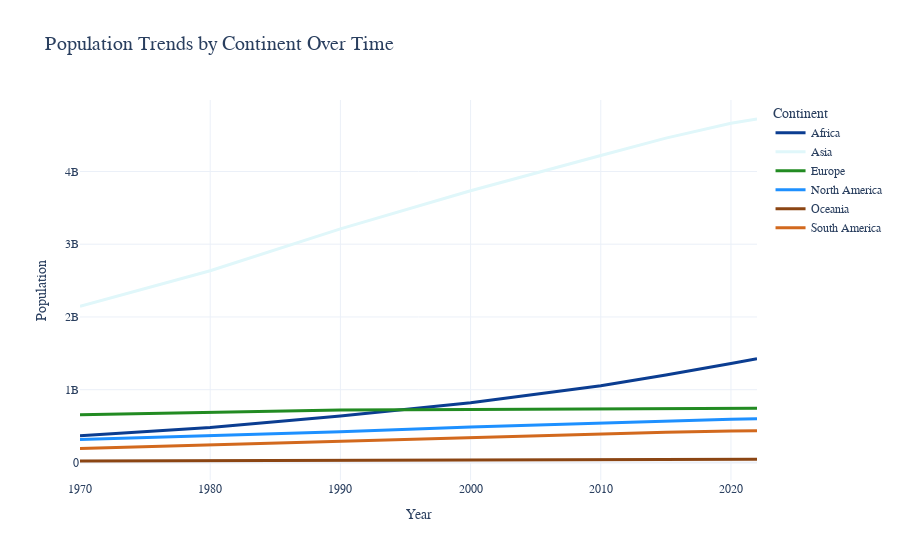

Notebook code cell kept with this figure:
### Code cell
# Update 
fig.update_layout(
    template = 'plotly_white',
    xaxis_title = 'Year',
    yaxis_title = 'Population',
    font_family = 'Arial',
    title_font_size = 20,
)

fig.update_traces(line=dict(width=3))
fig.show()

### Figure 1 — Plotly figure (JSON) as saved in the notebook; plotly's stock layout.template omitted (floating-point values rounded to 4 significant figures)
{"data": [{"hovertemplate": "Continent=Africa<br>Year=%{x}<br>Population=%{y}<extra></extra>", "legendgroup": "Africa", "line": {"color": "#0b3d91", "dash": "solid", "width": 3}, "marker": {"symbol": "circle"}, "mode": "lines", "name": "Africa", "orientation": "v", "showlegend": true, "type": "scatter", "x": [1970, 1980, 1990, 2000, 2010, 2015, 2020, 2022], "xaxis": "x", "y": [365444348, 481536377, 638150629, 818946032, 1055228072, 1201102442, 1360671810, 1426730932], "yaxis": "y"}, {"hovertemplate": "Continent=Asia<br>Year=%{x}<br>Population=%{y}<extra></extra>", "legendgroup": "Asia", "line": {"color": "#e0f7fa", "dash": "solid", "width": 3}, "marker": {"symbol": "circle"}, "mode": "lines", "name": "Asia", "orientation": "v", "showlegend": true, "type": "scatter", "x": [1970, 1980, 1990, 2000, 2010, 2015, 2020, 2022], "xaxis": "x", "y": [2144906290, 2635334228, 3210563577, 3735089604, 4220041327, 4458250182, 4663086535, 4721383274], "yaxis": "y"}, {"hovertemplate": "Continent=Europe<br>Year=%{x}<br>Population=%{y}<extra></extra>", "legendgroup": "Europe", "line": {"color": "#228b22", "dash": "solid", "width": 3}, "marker": {"symbol": "circle"}, "mode": "lines", "name": "Europe", "orientation": "v", "showlegend": true, "type": "scatter", "x": [1970, 1980, 1990, 2000, 2010, 2015, 2020, 2022], "xaxis": "x", "y": [655923991, 692527159, 720320797, 726093423, 735613934, 741535608, 745792196, 743147538], "yaxis": "y"}, {"hovertemplate": "Continent=North America<br>Year=%{x}<br>Population=%{y}<extra></extra>", "legendgroup": "North America", "line": {"color": "#1e90ff", "dash": "solid", "width": 3}, "marker": {"symbol": "circle"}, "mode": "lines", "name": "North America", "orientation": "v", "showlegend": true, "type": "scatter", "x": [1970, 1980, 1990, 2000, 2010, 2015, 2020, 2022], "xaxis": "x", "y": [315434606, 368293361, 421266425, 486069584, 542720651, 570383850, 594236593, 600296136], "yaxis": "y"}, {"hovertemplate": "Continent=Oceania<br>Year=%{x}<br>Population=%{y}<extra></extra>", "legendgroup": "Oceania", "line": {"color": "#8B4513", "dash": "solid", "width": 3}, "marker": {"symbol": "circle"}, "mode": "lines", "name": "Oceania", "orientation": "v", "showlegend": true, "type": "scatter", "x": [1970, 1980, 1990, 2000, 2010, 2015, 2020, 2022], "xaxis": "x", "y": [19480270, 22920240, 26743822, 31222778, 37102764, 40403283, 43933426, 45038554], "yaxis": "y"}, {"hovertemplate": "Continent=South America<br>Year=%{x}<br>Population=%{y}<extra></extra>", "legendgroup": "South America", "line": {"color": "#D2691E", "dash": "solid", "width": 3}, "marker": {"symbol": "circle"}, "mode": "lines", "name": "South America", "orientation": "v", "showlegend": true, "type": "scatter", "x": [1970, 1980, 1990, 2000, 2010, 2015, 2020, 2022], "xaxis": "x", "y": [192947156, 241789006, 297146415, 349634282, 393078250, 413134396, 431530043, 436816608], "yaxis": "y"}], "layout": {"font": {"family": "Arial"}, "legend": {"title": {"text": "Continent"}, "tracegroupgap": 0}, "title": {"font": {"size": 20}, "text": "Population Trends by Continent Over Time"}, "xaxis": {"anchor": "y", "domain": [0, 1], "title": {"text": "Year"}}, "yaxis": {"anchor": "x", "domain": [0, 1], "title": {"text": "Population"}}}}
